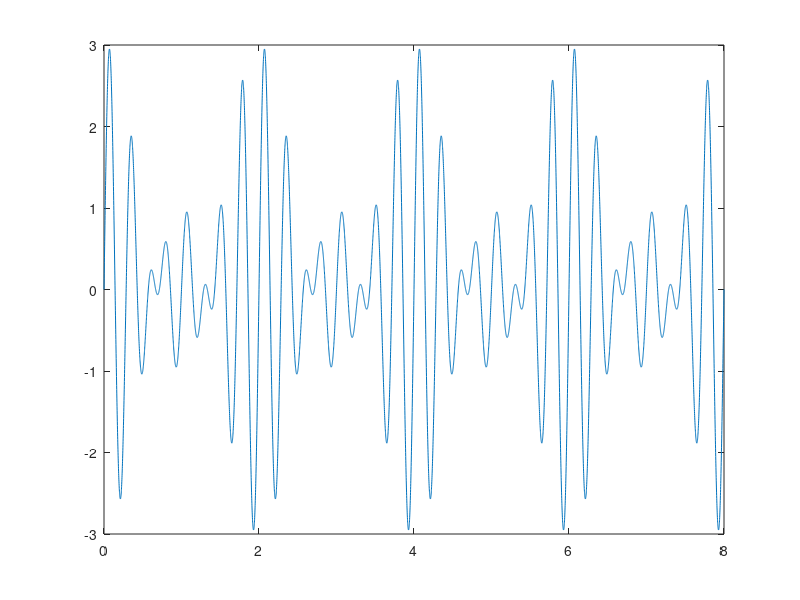

Write the MATLAB code that produced this figure.
clear all

ta = 0.001;

T = 2; %periodo  - 1/frequencia

t = 0:ta:4*T;

q = sin(6*pi*t) + sin(7*pi*t) + sin(8*pi*t);

plot(t, q);